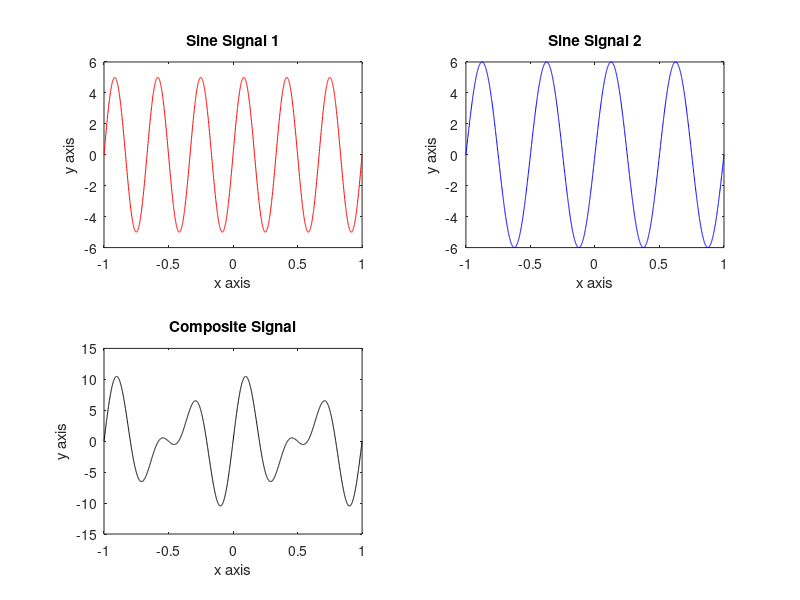

Here is the MATLAB script that generated this plot:
clc;
clear all;
close all;


t= -1:0.001:1;
A=5;
f=3;
s1 = A*sin(2*pi*f*t);

B=6;
f0=2;
s2= B*sin(2*pi*f0*t);

subplot(2,2,1)
plot(t,s1, 'r');
xlabel('x axis');
ylabel('y axis');
title('Sine Signal 1');

subplot (2,2,2)
plot(t,s2, 'b')
xlabel('x axis');
ylabel('y axis');
title('Sine Signal 2');

subplot(2,2,3)
c= A*sin(2*pi*f*t) + B*sin(2*pi*f0*t);
plot(t,c, 'k');
xlabel('x axis');
ylabel('y axis');
title('Composite Signal');



